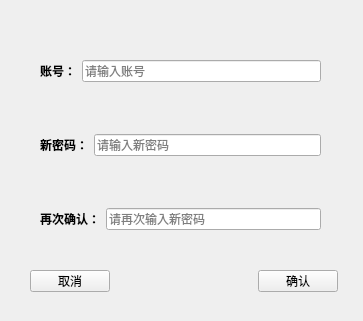
<?xml version="1.0" encoding="UTF-8"?>
<ui version="4.0">
 <class>ResetPS</class>
 <widget class="QWidget" name="ResetPS">
  <property name="geometry">
   <rect>
    <x>0</x>
    <y>0</y>
    <width>363</width>
    <height>321</height>
   </rect>
  </property>
  <property name="windowTitle">
   <string>Form</string>
  </property>
  <widget class="QWidget" name="">
   <property name="geometry">
    <rect>
     <x>40</x>
     <y>60</y>
     <width>281</width>
     <height>170</height>
    </rect>
   </property>
   <layout class="QVBoxLayout" name="verticalLayout">
    <item>
     <layout class="QHBoxLayout" name="horizontalLayout">
      <item>
       <widget class="QLabel" name="label">
        <property name="text">
         <string>&lt;html&gt;&lt;head/&gt;&lt;body&gt;&lt;p align=&quot;right&quot;&gt;&lt;span style=&quot; font-weight:700;&quot;&gt;账号：&lt;/span&gt;&lt;/p&gt;&lt;/body&gt;&lt;/html&gt;</string>
        </property>
       </widget>
      </item>
      <item>
       <widget class="QLineEdit" name="ReIDedit">
        <property name="placeholderText">
         <string>请输入账号</string>
        </property>
       </widget>
      </item>
     </layout>
    </item>
    <item>
     <spacer name="verticalSpacer">
      <property name="orientation">
       <enum>Qt::Orientation::Vertical</enum>
      </property>
      <property name="sizeHint" stdset="0">
       <size>
        <width>20</width>
        <height>40</height>
       </size>
      </property>
     </spacer>
    </item>
    <item>
     <layout class="QHBoxLayout" name="horizontalLayout_3">
      <item>
       <widget class="QLabel" name="label_2">
        <property name="text">
         <string>&lt;html&gt;&lt;head/&gt;&lt;body&gt;&lt;p align=&quot;right&quot;&gt;&lt;span style=&quot; font-weight:700;&quot;&gt;新密码：&lt;/span&gt;&lt;/p&gt;&lt;/body&gt;&lt;/html&gt;</string>
        </property>
       </widget>
      </item>
      <item>
       <widget class="QLineEdit" name="RePSedit">
        <property name="placeholderText">
         <string>请输入新密码</string>
        </property>
       </widget>
      </item>
     </layout>
    </item>
    <item>
     <spacer name="verticalSpacer_2">
      <property name="orientation">
       <enum>Qt::Orientation::Vertical</enum>
      </property>
      <property name="sizeHint" stdset="0">
       <size>
        <width>20</width>
        <height>40</height>
       </size>
      </property>
     </spacer>
    </item>
    <item>
     <layout class="QHBoxLayout" name="horizontalLayout_2">
      <item>
       <widget class="QLabel" name="label_3">
        <property name="text">
         <string>&lt;html&gt;&lt;head/&gt;&lt;body&gt;&lt;p align=&quot;right&quot;&gt;&lt;span style=&quot; font-weight:700;&quot;&gt;再次确认：&lt;/span&gt;&lt;/p&gt;&lt;/body&gt;&lt;/html&gt;</string>
        </property>
       </widget>
      </item>
      <item>
       <widget class="QLineEdit" name="Reconfirm">
        <property name="placeholderText">
         <string>请再次输入新密码</string>
        </property>
       </widget>
      </item>
     </layout>
    </item>
   </layout>
  </widget>
  <widget class="QWidget" name="">
   <property name="geometry">
    <rect>
     <x>30</x>
     <y>270</y>
     <width>308</width>
     <height>22</height>
    </rect>
   </property>
   <layout class="QHBoxLayout" name="horizontalLayout_4">
    <item>
     <widget class="QPushButton" name="Return">
      <property name="text">
       <string>取消</string>
      </property>
     </widget>
    </item>
    <item>
     <spacer name="horizontalSpacer">
      <property name="orientation">
       <enum>Qt::Orientation::Horizontal</enum>
      </property>
      <property name="sizeHint" stdset="0">
       <size>
        <width>138</width>
        <height>20</height>
       </size>
      </property>
     </spacer>
    </item>
    <item>
     <widget class="QPushButton" name="Confirm">
      <property name="text">
       <string>确认</string>
      </property>
     </widget>
    </item>
   </layout>
  </widget>
 </widget>
 <resources/>
 <connections/>
</ui>
